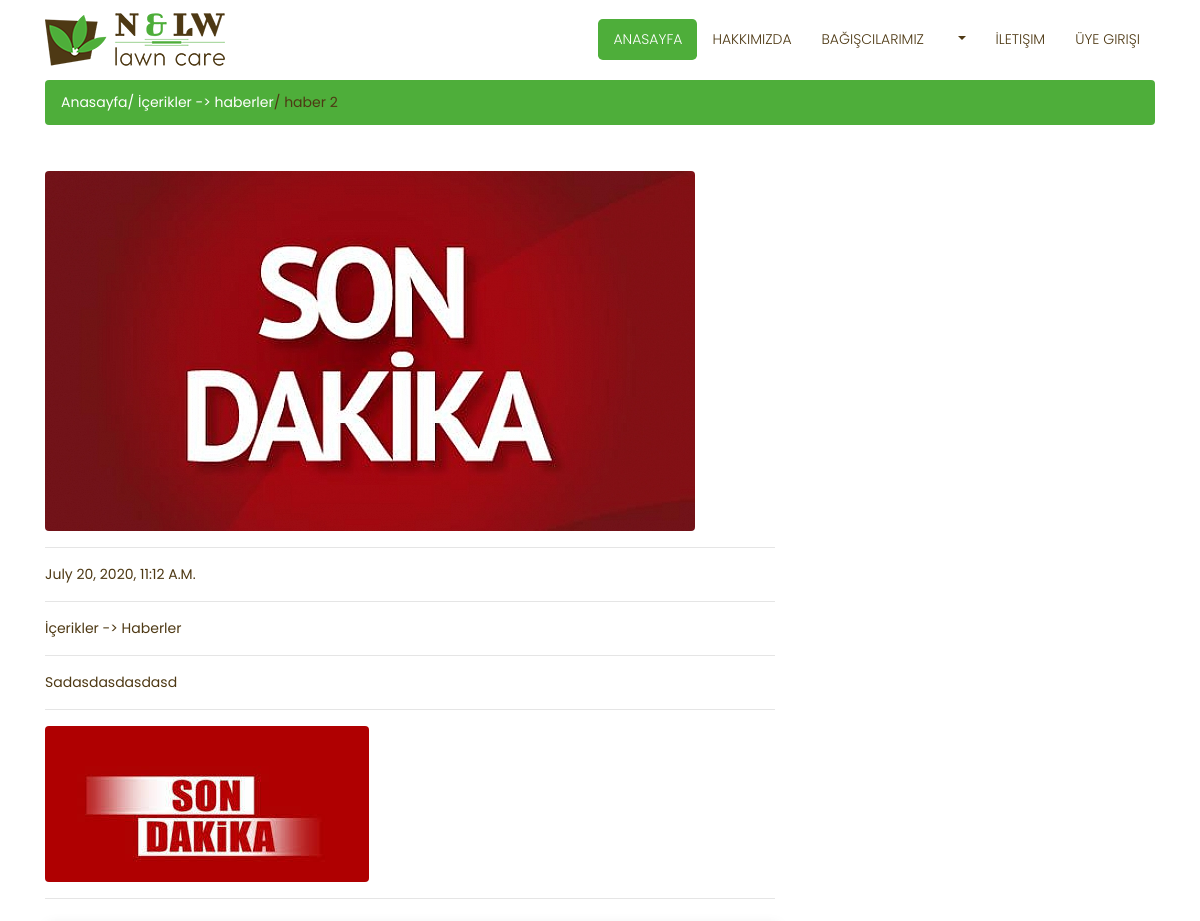
Before: /product/4/0/ (upper part) with the older database file.
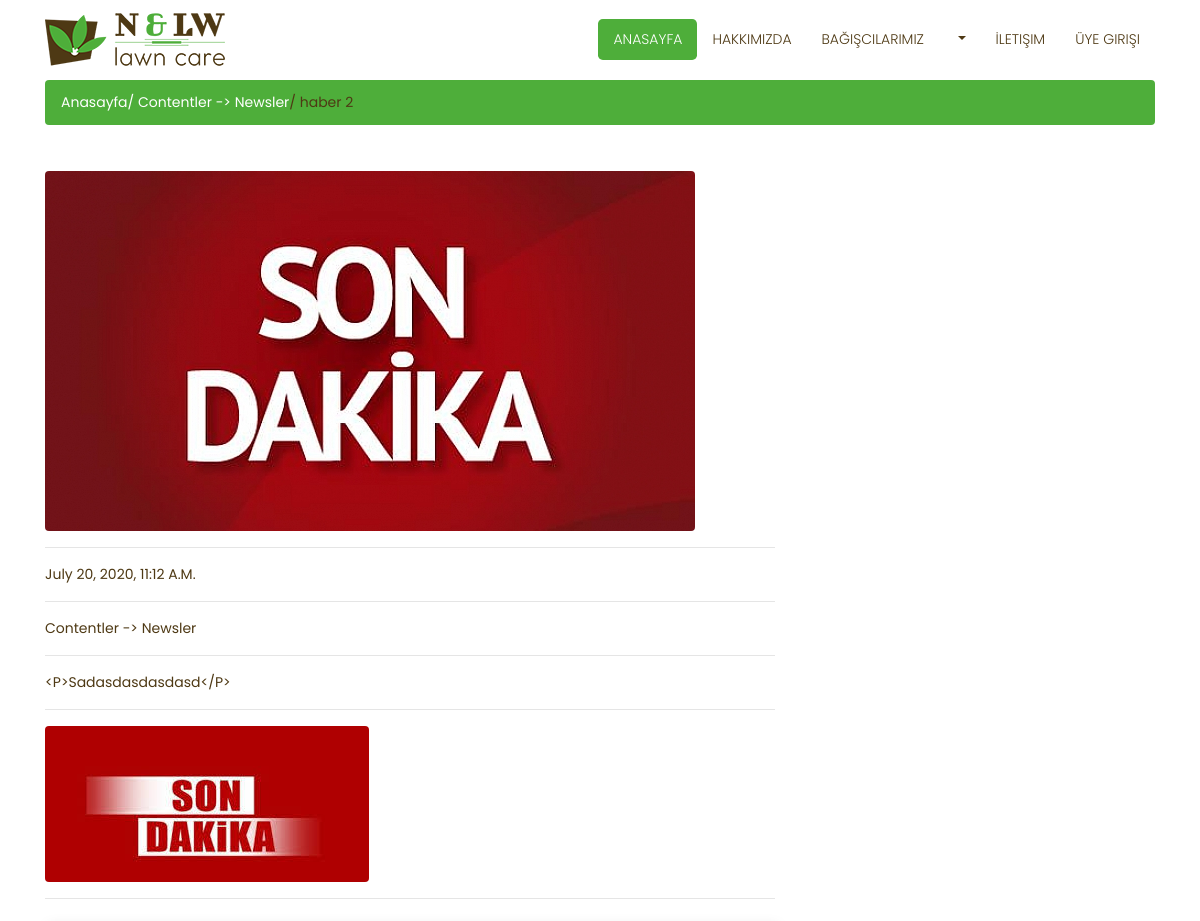
After: the same page with the newer database file.
### content/models.py (models this page shows, shortened)
class Product(models.Model):
    STATUS = (
        ('True', 'Evet'),
        ('False', 'Hayır'),
    )
    category = models.ForeignKey(Category, on_delete=models.CASCADE)
    title = models.CharField(max_length=150)
    keywords = models.CharField(max_length=255)
    description = models.CharField(max_length=255)
    image = models.ImageField(blank=True, upload_to='images/')
    detail = RichTextUploadingField()
    slug = models.SlugField()
    status = models.CharField(max_length=10, choices=STATUS)
    create_at = models.DateTimeField(auto_now_add=True)
    update_at = models.DateTimeField(auto_now=True)

class Category(MPTTModel):
    STATUS = (
        ('True', 'Evet'),
        ('False', 'Hayır'),
    )
    title = models.CharField(max_length=30)
    description = models.CharField(max_length=255)
    keywords = models.CharField(max_length=255)
    image = models.ImageField(blank=True,upload_to='images/')
    status = models.CharField(max_length=10, choices=STATUS)
    slug = models.SlugField()
    parent = TreeForeignKey('self',blank=True, null=True, related_name='children', on_delete=models.CASCADE)
    create_at = models.DateTimeField(auto_now_add=True)
    update_at = models.DateTimeField(auto_now=True)
    class MPTTMeta:
        order_insertion_by = ['title']
    def __str__(self):
        full_path = [self.title]
        k = self.parent
        while k is not None:
            full_path.append(k.title)
            k = k.parent
        return ' -> '.join(full_path[::-1])

### home/views.py (the view)
# urls.py: path('product/<int:id>/<slug:slug>/', views.product_detail, name='product_detail'),
def product_detail(request,id,slug):
    category = Category.objects.all()
    product = Product.objects.get(pk=id)
    comments = Comment.objects.filter(product_id=id, status='True')
    images= Images.objects.filter(icerik_id=id)
    context = {'product': product,'category': category, 'slug': slug,'images': images,'comments': comments}
    return render(request, 'product_detail.html',context)

### home/templates/product_detail.html (shortened to what this page needs)
{% extends "Homebase.html" %}
{% block body %}
    <div class="container">
        <div class="breadcrumb-main">
            <ol class="breadcrumb">
                <li class="breadcrumb-item">
                    <a href="/">Anasayfa</a>
                </li>
                <li> <a class="breadcrumb-item active" href="/category/{{ product.category_id }}/{{ product.category.slug }}"> / {{ product.category }}</a></li>
                <li class="breadcrumb-item active"> / {{ product.title }}</li>
            </ol>
        </div>
        <div class="about-main">
            <div class="row">
                <div class="col-lg-8">
                <img class="img-fluid rounded" src="{{ product.image.url}}" alt="" />
                    <hr>
                    <p>{{ product.create_at}}</p>
                    <hr>
                    <p> {{ product.category}} </p>
                    <hr>
                    <p>{{ product.detail}}</p>
                    <hr>
                    {% for rs in images %}
                    <img class="img-fluid rounded" src="{{ rs.image.url}}" alt="" />
                    {% endfor %}
                <hr>
{% endblock %}

Changed rows visible on the page:
changed Product "haber 2": category "İçerikler -> haberler" → "Contentler -> Newsler"; category "İçerikler -> Haberler" → "Contentler -> Newsler"; detail "Sadasdasdasdasd" → "<p>sadasdasdasdasd</P>"
